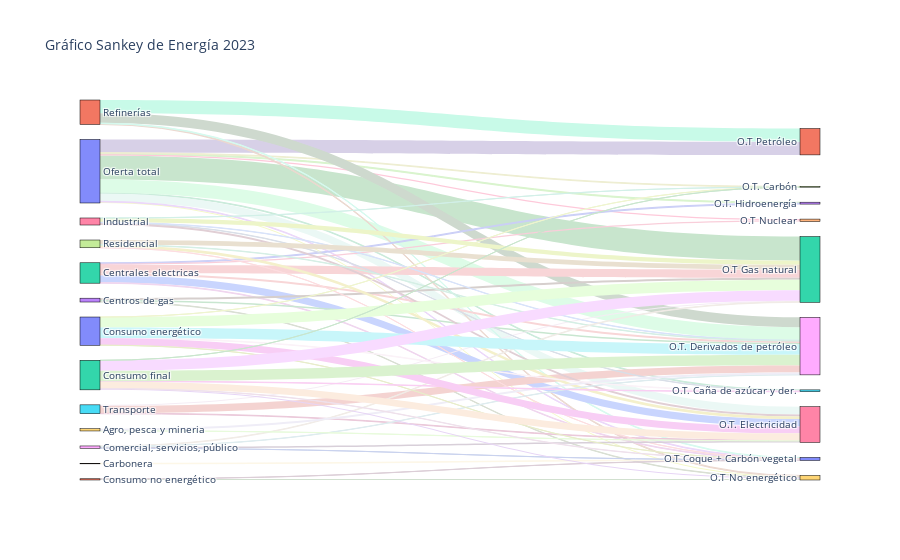

Notebook source saved alongside this figure:
### Code cell
import pandas as pd
import plotly.graph_objects as go
import random

# Leer los datos desde el archivo Excel
df = pd.read_excel('SANKEY2023.xlsx', index_col=0)

# Definir los nodos de origen y destino para el diagrama Sankey
source_nodes = df.index.tolist()
target_nodes = df.columns.tolist()

# Crear una lista de enlaces que conectan los nodos de origen y destino con los valores correspondientes
links = []
for source_node in source_nodes:
    for target_node in target_nodes:
        value = df.loc[source_node, target_node] if target_node in df.columns else 0
        links.append({'source': source_node, 'target': target_node, 'value': value})

pastel_colors = []
for _ in links:
    r = random.randint(200, 255) 
    g = random.randint(200, 255)  
    b = random.randint(200, 255)  
    pastel_colors.append(f'rgb({r},{g},{b})')

# Crear el gráfico Sankey
fig = go.Figure(go.Sankey(
    node=dict(
        pad=15,
        thickness=20,
        line=dict(color="black", width=0.5),
        label=source_nodes + target_nodes
    ),
    link=dict(
        source=[source_nodes.index(link['source']) for link in links],
        target=[len(source_nodes) + target_nodes.index(link['target']) for link in links],
        value=[link['value'] for link in links],
        color=pastel_colors  # Asignar colores tono pastel a las líneas
    )
))

# Configurar el diseño del gráfico y mostrarlo
fig.update_layout(title_text="Gráfico Sankey de Energía 2023", font_size=10)
fig.show()
